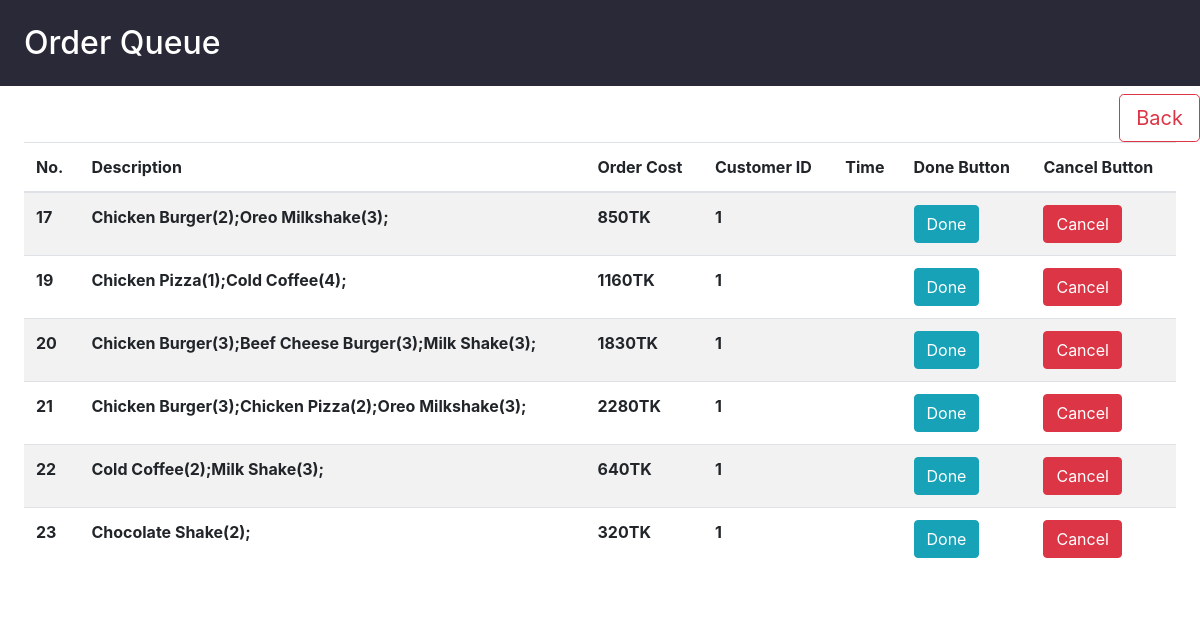
/queue.php (signed in), run on an earlier commit of the app's database.
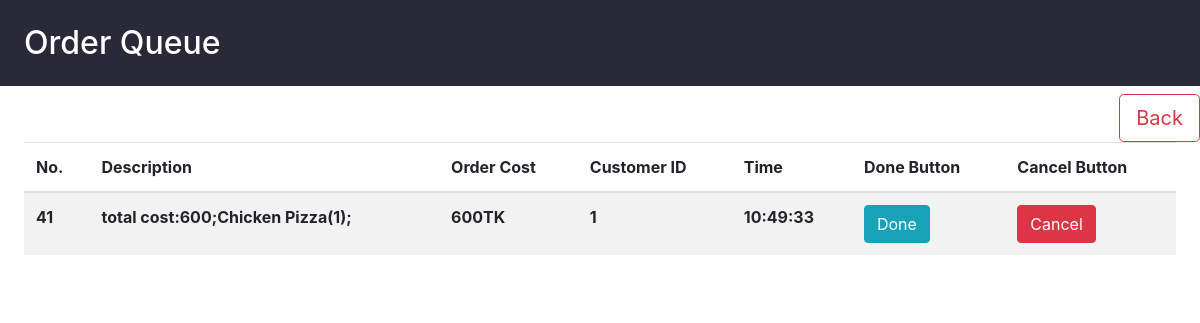
And on a later commit of the database.
### tables this page shows
CREATE TABLE `queue` (
  `id` int(11) NOT NULL,
  `description` varchar(255) NOT NULL,
  `totalCost` int(11) DEFAULT NULL,
  `orderTime` varchar(255) DEFAULT NULL,
  `customer_id` int(11) DEFAULT NULL
);

### controller/config.php (called while the page is built, shortened)
<?php
$servername = "localhost";
$db_username = "root";
$db_password = "";
$db_name = "project";
function getArray($query)
{
  global $servername, $db_username, $db_password, $db_name;
  $conn = mysqli_connect($servername, $db_username, $db_password, $db_name);
  $data = array();
  $result = mysqli_query($conn, $query);
  if (mysqli_num_rows($result) > 0) {
    while ($row = mysqli_fetch_assoc($result)) {
      $data[] = $row;
    }
  }
  return $data;
}

### controller/controller.php (called while the page is built, shortened)
<?php
require_once 'config.php';
function getAllOrders()
{
    $query = "SELECT * FROM queue";
    $order = getArray($query);
    return $order;
}

### queue.php (the view, shortened to what this page needs)
<?php
require "./controller/controller.php";
$orders = getAllOrders();
?>
<!DOCTYPE html>
<html lang="en">
<head>
    <link rel="stylesheet" href="https://cdnjs.cloudflare.com/ajax/libs/font-awesome/5.14.0/css/all.min.css" />
    <link rel="stylesheet" href="https://maxcdn.bootstrapcdn.com/bootstrap/4.5.2/css/bootstrap.min.css">
    <link rel="stylesheet" href="./CSS/queue.css">
</head>
<body>
    <header style="background-color: #292938;">
        <h2 class="cart-header">Order Queue</h2>
        <a href="cashier_order.php" style="float: right;" class="btn btn-outline-danger btn-lg " role="button" aria-pressed="true">Back</a>
    </header>
    <div class="columns" id="div_main">
        <table class="table table-striped">
            <thead>
                <tr>
                    <th scope="col">No.</th>
                    <th scope="col">Description</th>
                    <th scope="col">Order Cost</th>
                    <th scope="col">Customer ID</th>
                    <th scope="col">Time</th>
                    <th scope="col">
                        Done Button
                    </th>
                    <th>Cancel Button</th>
                </tr>
            </thead>
            <tbody>
                <?php
                foreach ($orders as $order) {
                ?>
                    <form action="queue.php" method="POST">
                        <tr>
                            <th><?php echo $order["id"] ?></th>
                            <th id="dcp_<?php echo $order["id"] ?>"><?php echo $order["description"] ?></th>
                            <th><?php echo $order["totalCost"] . "TK" ?></th>
                            <th><?php echo $order["customer_id"] ?></th>
                            <th><?php echo $order["orderTime"] ?></th>
                            <th>
                                <button onclick='saveTxt("<?php echo $order["id"] ?>")' type="submit" id="done_btn_<?php echo $order["id"] ?>" class="btn btn-info p_btn">Done</button>
                            </th>
                            <th><button type="submit" id="cancel_btn_<?php echo $order["id"] ?>" class="btn btn-danger p_btn">Cancel</button>
                            </th>
                        </tr>
                    </form>
                <?php } ?>
            </tbody>
        </table>
    </div>
</body>
</html>

### CSS/queue.css (style rules this page uses)
.cart-header { color: white; padding: 2%; width: 100%; }
:default { overflow-x: hidden; }
.columns { width: 100%; float: center; padding: 2%; }
.columns:after { content: ""; display: block; clear: both; }

What changed in the data, as far as the page shows it:
removed queue: id "17", description "Chicken Burger(2);Oreo Milkshake(3);", totalCost "850", customer "1"
removed queue: id "19", description "Chicken Pizza(1);Cold Coffee(4);", totalCost "1160", customer "1"
removed queue: id "20", description "Chicken Burger(3);Beef Cheese Burger(3);Milk Shake(3);", totalCost "1830", customer "1"
removed queue: id "21", description "Chicken Burger(3);Chicken Pizza(2);Oreo Milkshake(3);", totalCost "2280", customer "1"
removed queue: id "22", description "Cold Coffee(2);Milk Shake(3);", totalCost "640", customer "1"
removed queue: id "23", description "Chocolate Shake(2);", totalCost "320", customer "1"
added queue: id "41", description "total cost:600;Chicken Pizza(1);", totalCost "600", customer "1", orderTime "10:49:33"
